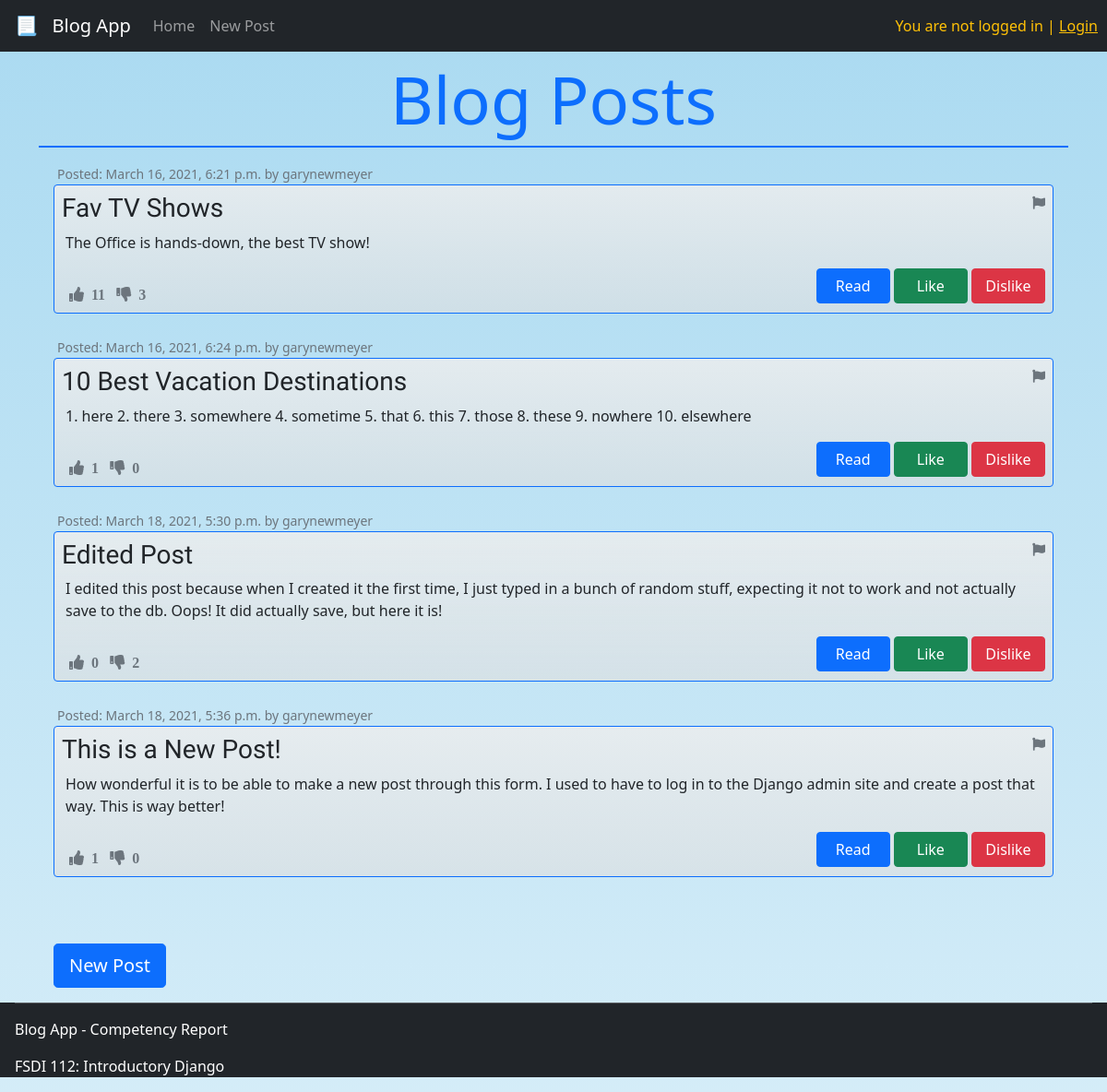
Before: / with the older database file.
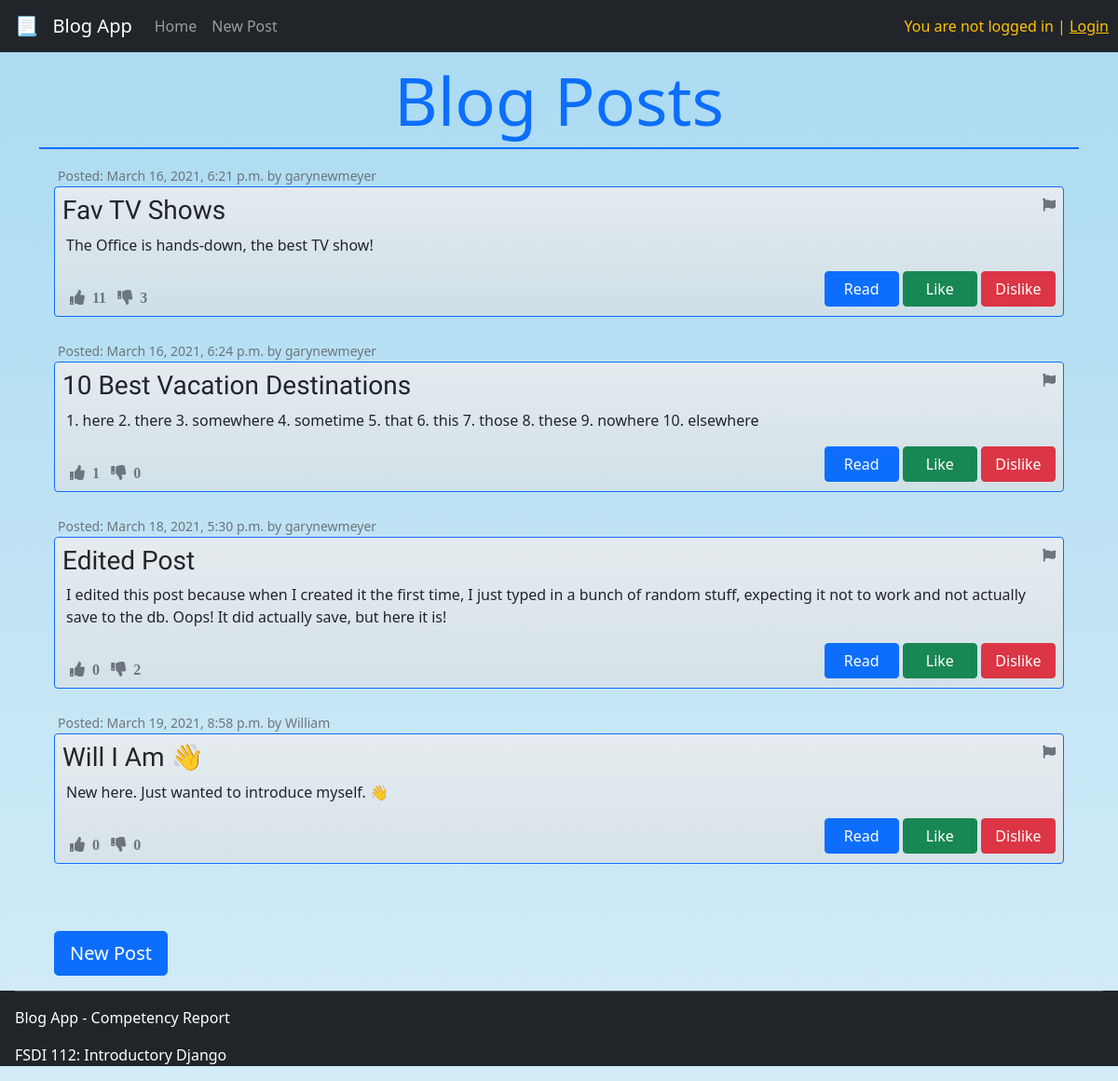
After: the same page with the newer database file.
### blog/models.py (models this page shows, shortened)
class Post(models.Model):
    title = models.CharField(max_length=200)
    author = models.ForeignKey('auth.User', on_delete=models.CASCADE)
    body = models.TextField()
    likes = models.IntegerField(default=0)
    dislikes = models.IntegerField(default=0)
    flagged = models.BooleanField(default=False)
    created_at = models.DateTimeField(auto_now_add=True)

### blog/views.py (the view)
# urls.py: path("", BlogListView.as_view(), name="home"),
class BlogListView(ListView):
    model = Post
    template_name = "home.html"
    context_object_name = "all_posts_list"

### blog/templates/home.html (shortened to what this page needs)
{% extends "base.html" %}
{% block content %}
<div class="container pt-3">
    <h1 class="display-2 mt-5 text-primary text-center">Blog Posts</h1>
    <div class="divider bg-primary border border-primary"></div>
    <div class="mt-3 px-3" id="all-posts">
        {% for post in all_posts_list %}
        <small class="text-muted mx-1">Posted: {{post.created_at}} by {{post.author}}</small>
            <div id="one-post" class="border border-primary rounded mb-4 px-2 py-2">
                <div class="d-flex justify-content-between">
                    <h3 class="g-font">{{post.title}}</h3>
                    <small><i class="fas fa-flag text-muted" onclick="btnFlag('{{post.id}}')"></i></small>
                </div>
                <p class="px-1">{{ post.body }}</p>
                <div class="d-flex justify-content-between" id="btn-post">
                    <div class="mt-3 px-2">
                        <i id="likes-{{post.id}}" class="fas fa-thumbs-up text-muted">&nbsp {{post.likes}} &nbsp</i>
                        <i id="dislikes-{{post.id}}" class="fas fa-thumbs-down text-muted">&nbsp {{post.dislikes}} &nbsp</i>
                    </div>
                    <div class="edit-like-btns">
                        <a href="{% url 'one_post' post.pk %}"><button class="btn btn-small btn-primary">Read</button></a>
                        <button onclick="btnLike('{{post.id}}')" class="btn btn-small btn-success">Like</button>
                        <button onclick="btnDislike('{{post.id}}')" class="btn btn-small btn-danger">Dislike</button>
                    </div>
                </div>
            </div>
        {% endfor %}
        <button id="new-post-btn" onclick="newPost()" class="btn btn-lg btn-primary mt-5">New Post</button>
    </div>
</div>
{% endblock content %}

Changed rows visible on the page:
removed Post: created_at "March 18, 2021, 5:36 p.m.", author "garynewmeyer", title "This is a New Post!", body "How wonderful it is to be able to make a new post through this form. I used to have to log in to the Django admin site and create a post that way. This is way better!", likes "1", dislikes "0"
added Post: created_at "March 19, 2021, 8:58 p.m.", author "William", title "Will I Am 👋", body "New here. Just wanted to introduce myself. 👋", likes "0", dislikes "0"
